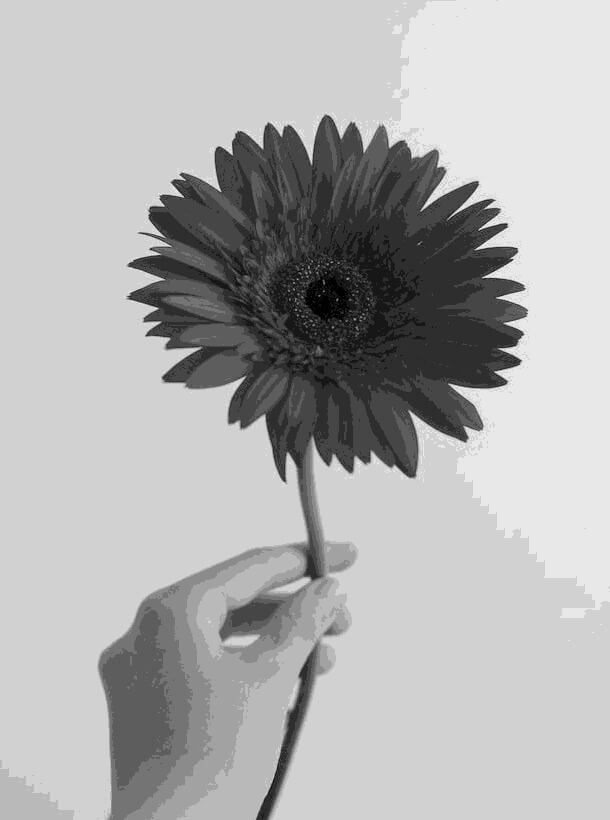
#> input picture BE-Sem6/CV_Assignment/image.jpg, 610 x 820 px
$ python -i advanced_region_growing.py   (imports and definitions only)   (older library calls are emulated)
#> lines starting #> are read from the running program, lines starting #| are printed output that depends on the picture
#> further down, picture is the input picture: shape (820, 610, 3); min 0, max 255, mean 176.6
import numpy as np
import cv2
import matplotlib.pyplot as plt
from skimage import io, color, filters
from queue import Queue
import time
from matplotlib.widgets import Slider, Button
import tkinter as tk
from tkinter import filedialog
from matplotlib.backends.backend_tkagg import FigureCanvasTkAgg

class AdvancedRegionGrowing:
    def __init__(self, image, threshold=10, connectivity=8, feature_type='intensity'):
        """
        Initialize the Advanced Region Growing segmentation algorithm.

        Parameters:
        -----------
        image : ndarray
            Input image (grayscale or color)
        threshold : int
            Threshold for pixel similarity
        connectivity : int
            Connectivity type (4 or 8)
        feature_type : str
            Feature to use for similarity ('intensity', 'texture', 'color')
        """
#> called with threshold = 10, connectivity = 8, feature_type = 'intensity'
        self.original = image.copy()

        # Convert to grayscale if color image
        if len(image.shape) == 3:
            self.image = cv2.cvtColor(image, cv2.COLOR_BGR2GRAY)
            self.is_color = True
        else:
            self.image = image.copy()
            self.is_color = False

        self.height, self.width = self.image.shape
#> self.height = 820; self.width = 610
        self.threshold = threshold
        self.connectivity = connectivity
        self.feature_type = feature_type
        self.segmented = np.zeros_like(self.image, dtype=np.uint8)
        self.visited = np.zeros((self.height, self.width), dtype=bool)
        self.region_count = 0
        self.steps = []  # Store intermediate steps for visualization

        # Precompute features
        self.features = self._compute_features()

    def _compute_features(self):
        """Compute features for similarity measurement."""
        if self.feature_type == 'intensity':
            return self.image

        elif self.feature_type == 'texture':
            # Compute texture features (Gabor filter responses)
            features = np.zeros((self.height, self.width, 4))

            # Apply Gabor filters at different orientations
            for i, theta in enumerate([0, np.pi/4, np.pi/2, 3*np.pi/4]):
                kernel = cv2.getGaborKernel((21, 21), 5, theta, 10, 1, 0, ktype=cv2.CV_32F)
                filtered = cv2.filter2D(self.image, cv2.CV_8UC3, kernel)
                features[:, :, i] = filtered

            return features

        elif self.feature_type == 'color' and self.is_color:
            # Use color features (HSV color space)
            hsv = cv2.cvtColor(self.original, cv2.COLOR_BGR2HSV)
            return hsv

        # Default to intensity
        return self.image

    # [213 lines left out: functions _get_neighbors, _calculate_similarity, grow_region, segment_image, _automatic_seed_selection, visualize_results, not called in this run]

    def interactive_segmentation(self):
        """Interactive segmentation with adjustable parameters."""
        # Create a figure for interactive visualization
        fig, ax = plt.subplots(figsize=(10, 8))
        plt.subplots_adjust(bottom=0.25)

        # Display the original image
        ax.imshow(cv2.cvtColor(self.original, cv2.COLOR_BGR2RGB))
        ax.set_title('Click to add seed points, then press "Segment"')
        ax.axis('off')

        # Store seed points
        seed_points = []
        seed_plot, = ax.plot([], [], 'ro', markersize=8)

        # Create sliders for parameters
        ax_threshold = plt.axes([0.25, 0.15, 0.65, 0.03])
        ax_connectivity = plt.axes([0.25, 0.1, 0.65, 0.03])

        threshold_slider = Slider(ax_threshold, 'Threshold', 1, 50, valinit=self.threshold, valstep=1)
        connectivity_slider = Slider(ax_connectivity, 'Connectivity', 4, 8, valinit=self.connectivity, valstep=4)

        # Create buttons
        ax_segment = plt.axes([0.8, 0.025, 0.1, 0.04])
        ax_reset = plt.axes([0.65, 0.025, 0.1, 0.04])

        segment_button = Button(ax_segment, 'Segment')
        reset_button = Button(ax_reset, 'Reset')

        # Event handlers
        # [51 lines left out: functions on_click, on_segment, on_reset, not called in this run]

        # Connect event handlers
        fig.canvas.mpl_connect('button_press_event', on_click)
        segment_button.on_clicked(on_segment)
        reset_button.on_clicked(on_reset)

        plt.show()
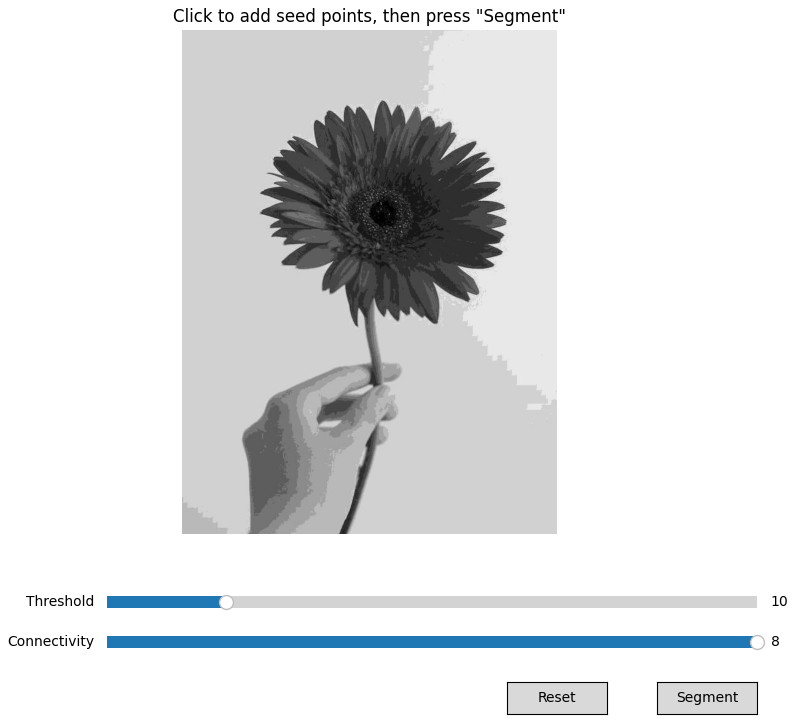
#> figure drawn by matplotlib, 3 panels

# GUI Application
class RegionGrowingApp:
    # [256 lines left out: functions __init__, create_figure, load_image, on_click, segment_image, display_results and 3 more, not called in this run]

# [2 lines not run here, left out]

>>> import cv2
>>> picture = cv2.imread('image.jpg')
>>> result = AdvancedRegionGrowing(picture).interactive_segmentation()

$ run again, on BE-Sem6/CV_Assignment/1.png
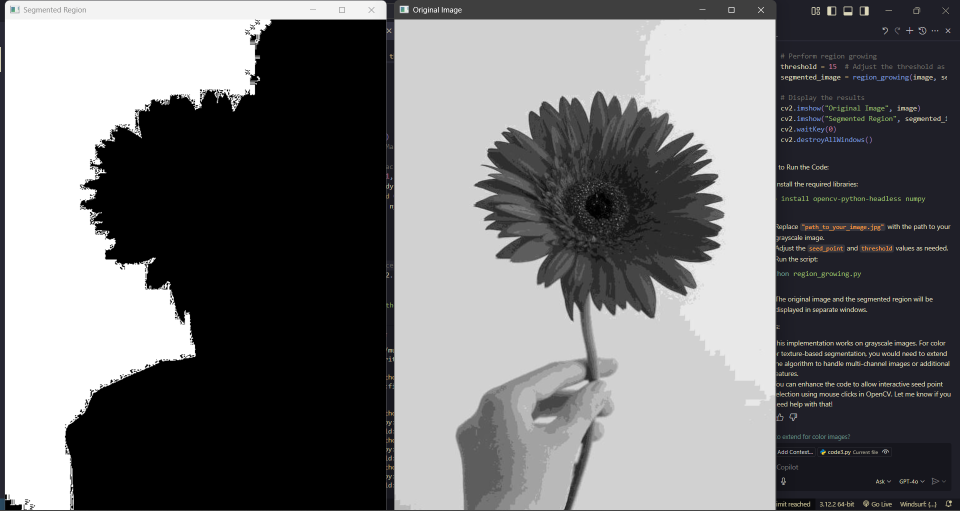
#> input picture BE-Sem6/CV_Assignment/1.png, 1919 x 1021 px (shown at 1/2 size)
#> picture is the input picture: shape (1021, 1919, 3); mean B, G, R 114.9, 113.6, 113.6
#> in interactive_segmentation, `plt.show()`:
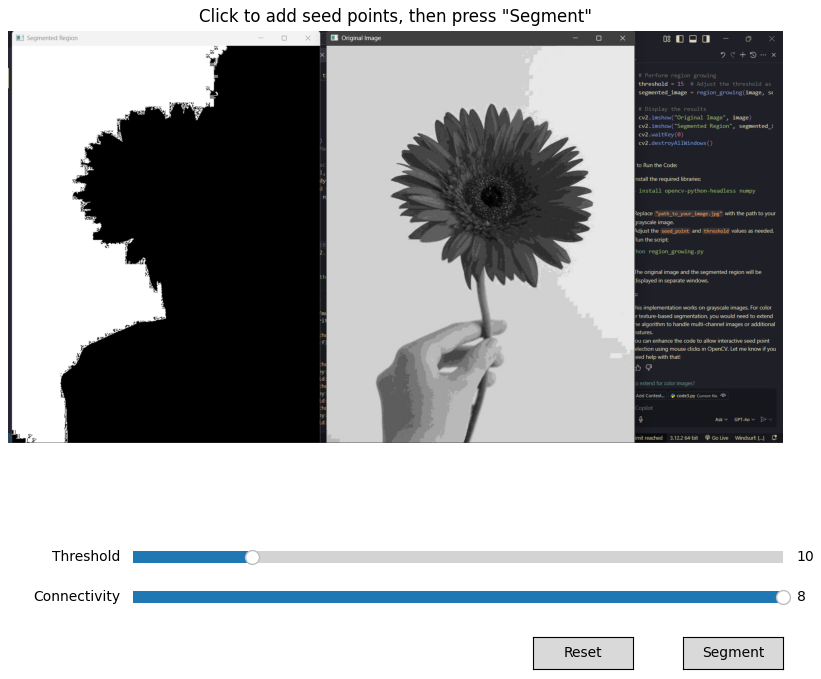
#> figure drawn by matplotlib, 3 panels

$ run again, on BE-Sem6/CV_Assignment/2.png
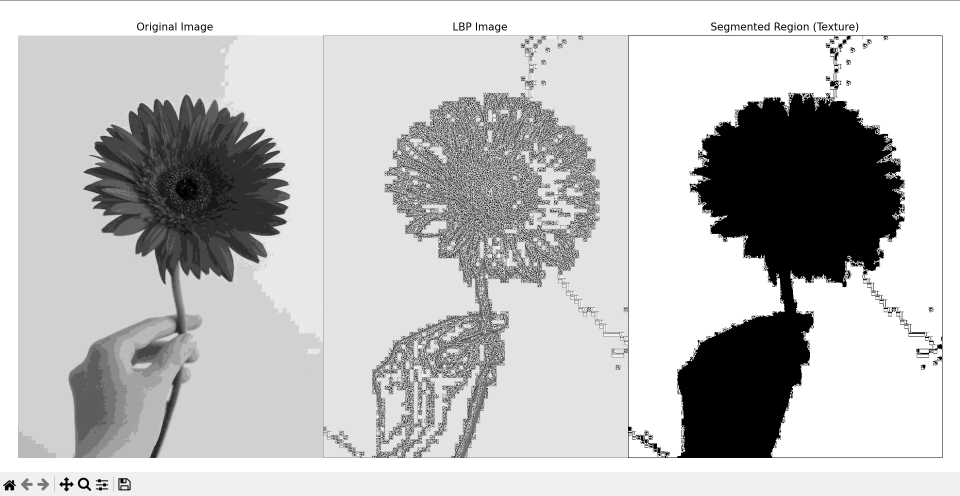
#> input picture BE-Sem6/CV_Assignment/2.png, 1919 x 991 px (shown at 1/2 size)
#> picture is the input picture: shape (991, 1919, 3); min 0, max 255, mean 192.6
#> in interactive_segmentation, `plt.show()`:
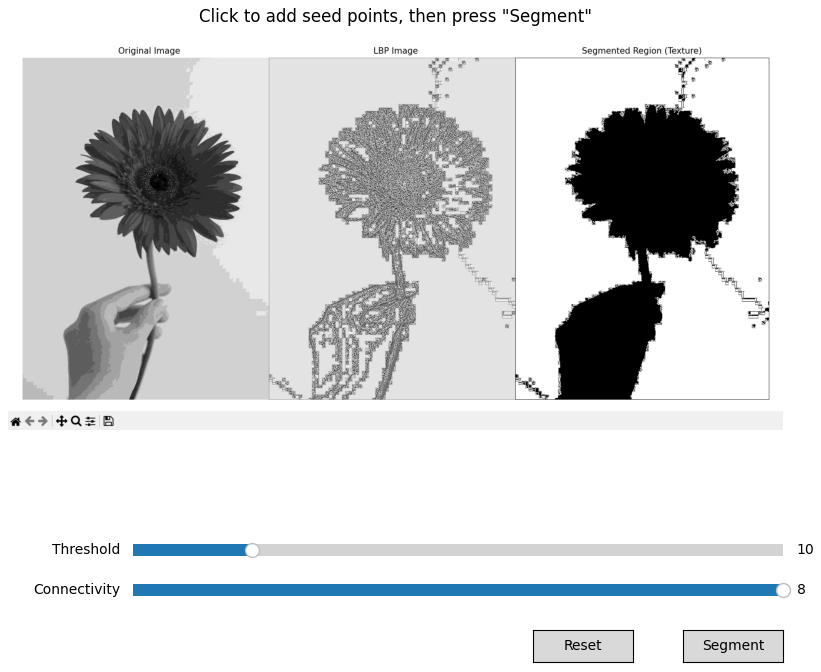
#> figure drawn by matplotlib, 3 panels
